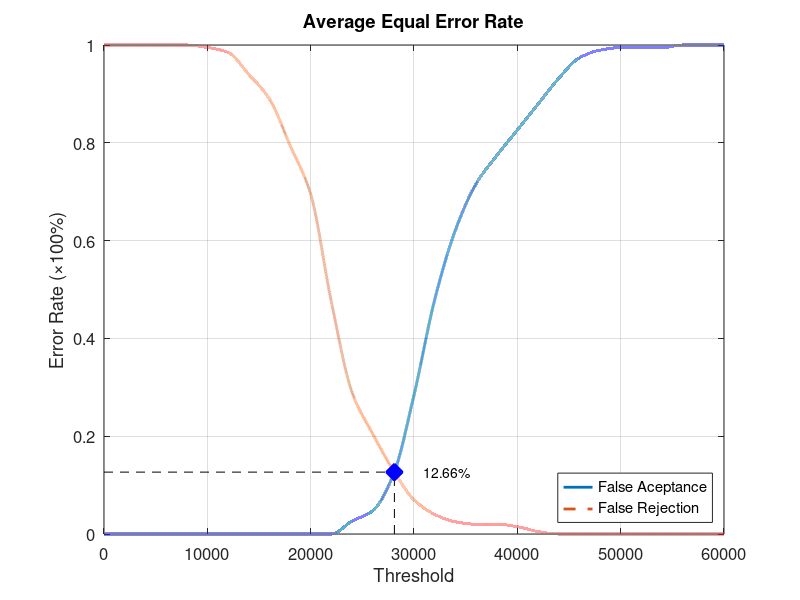
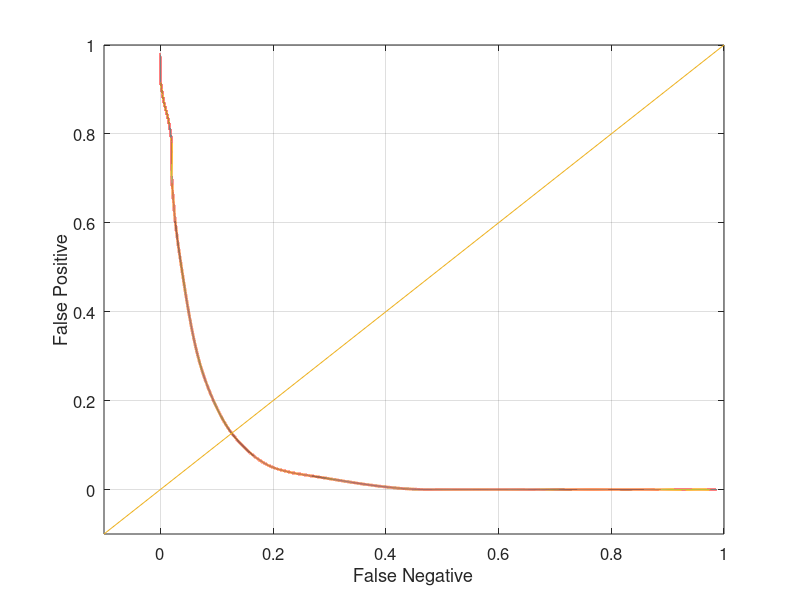

The MATLAB script that drew these images, in order:
function yEER = Database2_2
close all;
clear;
clc;
x = 0:2000:60000;
xq = 0:0.5:60000;

y0 = [0 0 0 0 0 0 0 0 0 0 0 0 0.0263158 0.0473684 0.121053 0.284211 0.478947 0.621053 0.715789 0.773684 0.826316 0.878947 0.931579 0.973684 0.989474 0.994737 0.994737 0.994737 1 1 1];
yy0 = interp1(x, y0, xq, 'pchip');
y1 = [1 1 1 1 1 0.995 0.985 0.94 0.89 0.795 0.695 0.475 0.29 0.205 0.13 0.07 0.04 0.025 0.02 0.02 0.015 0.005 0 0 0 0 0 0 0 0 0];
yy1 = interp1(x, y1, xq, 'pchip');

% Calculating EER: 
y2 = abs(y0 - y1);
find(y2 == min(y2))
yy2 = abs(yy0 - yy1);
xEER = find(yy2 == min(yy2));
xEERIndex = xq(xEER) % X-axis EER
yEER = yy0(xEER) % Y-axis EER

main = figure
plot(xq, yy0,'-','LineWidth', 2);	hold on
plot(xq, yy1,'--','LineWidth', 2);	hold on
plot([xEERIndex xEERIndex], [0 yEER], 'k--');	hold on
plot([0 xEERIndex], [yEER yEER], 'k--');	hold on
plot(xEERIndex, yEER, 'bx', 'LineWidth', 10);	hold on
text(xEERIndex + 10 * xEERIndex / 100, yEER, [num2str(round((10000 * yEER)) / 100) '%'])
legend('False Aceptance', 'False Rejection', 'Location', 'SouthEast')
xlabel('Threshold')
ylabel('Error Rate (\times100%)')
title('Average Equal Error Rate')
set(gca, 'FontSize', 12)
axis([0 60000 0 1])
grid on

print(main, 'Database2_2Main', '-dpng');
FNRxFPR = figure('Color', [1 1 1]);
plot(yy1, yy0, '-', yy1, yy0, 'LineWidth', 2);
hold on
y = -0.1:0.1:1
plot(y, y); 
set(gca, 'FontSize', 12)
xlabel('False Negative')
ylabel('False Positive')
axis([-0.1 1 -0.1 1])
set(gca, 'FontSize', 12)
grid on

print(FNRxFPR, 'Database2_2FNRxFPR','-dpng');
end
